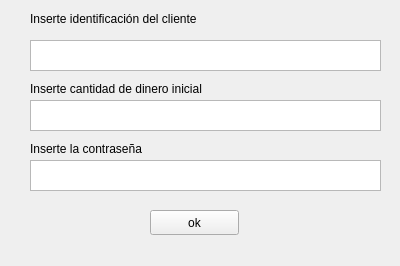
<?xml version="1.0" encoding="UTF-8"?>
<ui version="4.0">
 <class>Form</class>
 <widget class="QWidget" name="Form">
  <property name="geometry">
   <rect>
    <x>0</x>
    <y>0</y>
    <width>400</width>
    <height>266</height>
   </rect>
  </property>
  <property name="windowTitle">
   <string>Form</string>
  </property>
  <widget class="QLabel" name="label">
   <property name="geometry">
    <rect>
     <x>30</x>
     <y>10</y>
     <width>281</width>
     <height>17</height>
    </rect>
   </property>
   <property name="text">
    <string>Inserte identificación del cliente</string>
   </property>
  </widget>
  <widget class="QTextEdit" name="Name">
   <property name="geometry">
    <rect>
     <x>30</x>
     <y>40</y>
     <width>351</width>
     <height>31</height>
    </rect>
   </property>
  </widget>
  <widget class="QLabel" name="label_4">
   <property name="geometry">
    <rect>
     <x>30</x>
     <y>80</y>
     <width>341</width>
     <height>17</height>
    </rect>
   </property>
   <property name="text">
    <string>Inserte cantidad de dinero inicial</string>
   </property>
  </widget>
  <widget class="QTextEdit" name="money">
   <property name="geometry">
    <rect>
     <x>30</x>
     <y>100</y>
     <width>351</width>
     <height>31</height>
    </rect>
   </property>
  </widget>
  <widget class="QPushButton" name="Ok">
   <property name="geometry">
    <rect>
     <x>150</x>
     <y>210</y>
     <width>89</width>
     <height>25</height>
    </rect>
   </property>
   <property name="text">
    <string>ok</string>
   </property>
  </widget>
  <widget class="QTextEdit" name="contrasea">
   <property name="geometry">
    <rect>
     <x>30</x>
     <y>160</y>
     <width>351</width>
     <height>31</height>
    </rect>
   </property>
  </widget>
  <widget class="QLabel" name="label_5">
   <property name="geometry">
    <rect>
     <x>30</x>
     <y>140</y>
     <width>301</width>
     <height>17</height>
    </rect>
   </property>
   <property name="text">
    <string>Inserte la contraseña</string>
   </property>
  </widget>
 </widget>
 <resources/>
 <connections/>
</ui>
